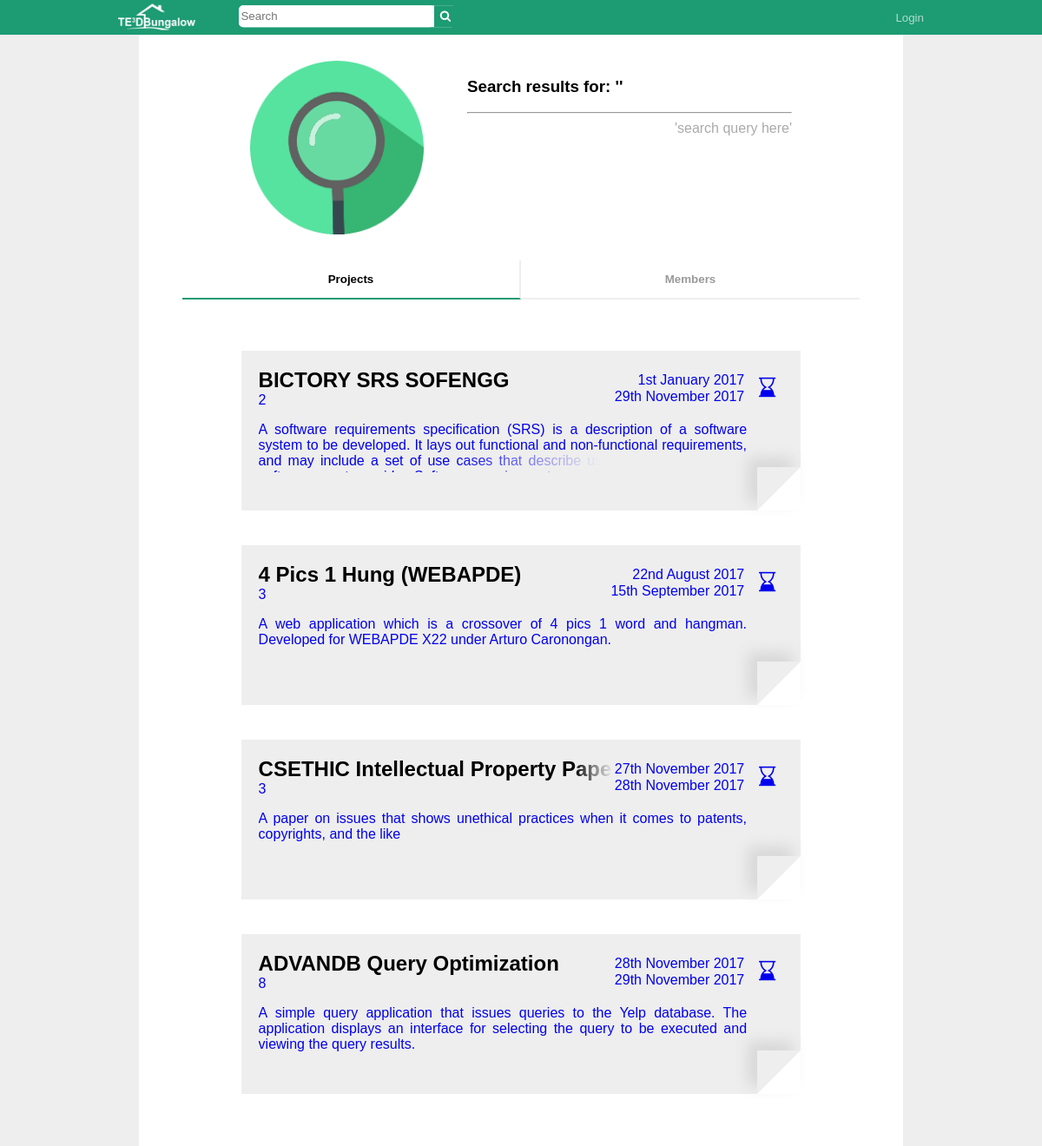
Screenshot of /search.php with the database file from the repository.
### tables this page shows
CREATE TABLE `tptable` (
  `tpID` int(11) NOT NULL,
  `tpTitle` varchar(99) NOT NULL,
  `tpDesc` varchar(5000) NOT NULL,
  `tpSDate` date NOT NULL,
  `tpEDate` date DEFAULT NULL,
  `tpAccessLVL` int(11) NOT NULL,
  `pHead` varchar(50) DEFAULT NULL
);

### html/search.php (the view, shortened to what this page needs)
<?php
    include '../php/dbh.php';
?>
<!DOCTYPE html>
<html>
<link rel="stylesheet" href="https://cdnjs.cloudflare.com/ajax/libs/font-awesome/4.7.0/css/font-awesome.min.css">
<link rel="stylesheet" href="../css/style.css">
<link rel="stylesheet" href="../css/index.css">
</head>
<body>
  <div id="toolbar">
    <div id="logo">
      <a href="index.php"><img src="../images/logo_full.png" height="30px"></a>
    </div>
    <div id="searchBar">
      <form action="search.php" method="POST">
        <input id="searchTerm" type="text" name="search-field" placeholder="Search"/>
        <button id="searchButton" type="submit" name ="search-button">
          <i class="fa fa-search"></i>
        </button>
      </form>
    </div>
    <?php
      $uli = '0';
      if(isset($_COOKIE['loggedIn'])){
        $uli = $_COOKIE['loggedIn'];
        if($uli == '1'){
          echo "<ul id=\"toolbarButtons\">
                  <li><button id=\"notificationButton\" class=\"toolbarButton\" onclick=\"openNotifications()\"><i id=\"notificationCount\">99</i><i class=\"fa fa-bell\"></i></button></li>
                  <li><button id=\"userName\" class=\"toolbarButton\" onclick=\"location.href='profile.php?mID=".$_COOKIE['uID']."&isUser=1';\">".$_COOKIE['uFName']." ".$_COOKIE['uLName']."</button></li>
                  <li><button class=\"toolbarButton\" onclick=\"location.href='../php/logOut.php'\">Logout</button></li>
                </ul>";
        }else{
          echo "<ul id=\"toolbarButtons\">
                  <li><button class=\"toolbarButton\" name=\"li1\" onclick=\"openLogin();\">Login</button></li>
                </ul>";
        }
      }else{
          echo "<ul id=\"toolbarButtons\">
                  <li><button class=\"toolbarButton\" name=\"".$uli."\" onclick=\"openLogin();\">Login</button></li>
                </ul>";
      }
    ?>
  </div>
  <div id="wrap">
    <div id="pageHead">
      <img src="../images/searchlogo.png">
      <?php
        echo "<h3>Search results for: '".$_POST['search-field']."'</h3>"
      ?>
      <hr>
      <p class="pageLegend">
        'search query here'
      </p>
    </div>
    <div id="tabButtons">
      <button id="defaultOpen" class="tabButton half" onclick="openTab(event, 'projects')">Projects</button>
      <button class="tabButton half" onclick="openTab(event, 'members')">Members</button>
    </div>
    <div id="projects" class="tabContent">
      <?php
          $term = $_POST['search-field'];
          $sql = "SELECT * FROM tptable WHERE tpTitle LIKE '%".$term."%' OR tpDesc LIKE '%".$term."%'";
          $result = mysqli_query($conn,$sql);
          $queryResults = mysqli_num_rows($result);
          if ($queryResults > 0){
            while ($row = mysqli_fetch_assoc($result)){
                  $iClass = "";
                  $projStart = "";
                  $projEnd = "";
                  if($row['tpEDate'] != null && $row['tpEDate'] == $row['tpSDate']){
                    $iClass = "projectStatus fa fa-hourglass";
                    $date = date_create($row['tpSDate']);
                    $projStart = date_format($date, 'jS F Y');
                    $date = date_create($row['tpEDate']);
                    $projEnd = date_format($date, 'jS F Y');
                  }
                  else if($row['tpEDate'] != null && $row['tpEDate'] != $row['tpSDate']){
                    $iClass = "projectStatus fa fa-hourglass-end";
                    $date = date_create($row['tpSDate']);
                    $projStart = date_format($date, 'jS F Y');
                    $date = date_create($row['tpEDate']);
                    $projEnd = date_format($date, 'jS F Y');
                  }
                  else if($row['tpEDate'] == null){
                    $iClass = "projectStatus fa fa-hourglass-2";
                    $date = date_create($row['tpSDate']);
                    $projStart = date_format($date, 'jS F Y');
                  }
                  echo "<a href='project.php?pid=".$row['tpID']."' style=\"text-decoration:none;\"><div class=\"projectDisplay\">
                  <i class=\"".$iClass."\"></i>
                  <p class=\"projectTitle\">".$row['tpTitle']."
                  <p class=\"projectHead\">".$row['pHead']."
                  <p class=\"projectStart\">".$projStart."
                 <p class=\"projectEnd\">".$projEnd."
                 <p class=\"projectAbstract\">".$row['tpDesc']."
                  <div class=\"cornerFold\">
                  </div>
                  </div></a>";
            }
          }
      ?>
    </div>
  <div id="wrapbg">
  </div>
</body>
</html>

### css/style.css (style rules this page uses)
html, body { background: #eeeeee; font-family: Arial, Helvetica, sans-serif; height: 100%; margin: 0; overflow-y: overlay; }
#toolbar { background: #1d9b72; box-sizing: border-box; height: 40px; line-height: 40px; top: 0; padding: 0 8% 0 8%; position: fixed; width: 100%; z-index: 2; }
#logo { display: inline-block; float: left; margin: 0 50px 0 40px; padding: 0; transform: translateY(10%); }
#searchBar { background: #fff; border-radius: 5px; display: inline-block; height: 25px; margin: 0; padding: 0; position: relative; transform: translateY(25%); width: 250px; }
#searchTerm { border: none; border-radius: 5px; float: left; height: 21px; margin: 0; outline: none; padding: 2px; width: 221px; }
#searchButton { background: #1d9b72; border: none; color: #fff; cursor: pointer; float: right; height: 25px; margin: 0; outline: none; width: 25px; }
#toolbarButtons { list-style-type: none; float: right; margin: 0; padding: 0; }
#toolbarButtons li { float: left; margin: 0; padding: 0; }
#wrap { background: #fff; margin: 0 auto; padding: 50px; width: 65%; z-index: 1; }
#wrapbg { background: #fff; display: block; height: 100%; left: 0; margin: 0 auto; padding: 50px; position: fixed; right: 0; width: 65%; z-index: 0; }
#pageHead { display: block; margin: 0 auto 10px auto; min-height: 200px; padding: 20px; position: relative; width: 80%; }
#pageHead img { float: left; height: 200px; margin: 0 50px 0 0; }
#tabButtons { display: inline-block; height: 50px; margin: 0 auto 0 auto; width: 100%; }
#tabButtons button.active { border-bottom: 2px solid #1d9b72; color: #000; }
.toolbarButton { background: #1d9b72; border: none; color: #b0ddce; cursor: pointer; height: 35px; margin: 0 20px 0 0; outline: none; padding: 0 20px 0 20px; }
.pageLegend { color: #aaa; float: right; margin: 0; }
.tabButton { background: none; border: none; border-bottom: 2px solid #eee; border-right: 2px solid #eee; color: #999; cursor: pointer; float: left; font-weight: bold; outline: none; padding: 14px 16px; width: 33.33%; }
.half { width: 50%; }
.tabButton:last-child { border-right: none; }
.tabContent { display: none; height: 100%; padding: 10px 12px; position: relative; }
.projectDisplay { background: #eeeeee; display: block; height: 18vh; margin: 40px auto 40px auto; padding: 20px; position: relative; width: 80%; }
.projectDisplay:last-child { margin: 40px auto 0 auto; }
.projectStatus { display: block; font-size: 1.4em; position: absolute; right: 1.3em; top: 1.4em; }
.projectTitle { color: #000; display: block; font-size: 1.5em; font-weight: bold; margin: 0; overflow: hidden; padding: 0; position: relative; text-decoration: none; width: 75%; white-space: nowrap; }
.projectHead { margin: 0; padding: 0; }
.projectTitle:after { background: linear-gradient(to right, rgba(238, 238, 238, 0), rgba(238, 238, 238, 1) 50%); bottom: 0; content: ""; height: 1.2em; position: absolute; right: 0; text-align: right; width: 20%; }
.projectStart { clear: both; float: right; margin: 0 7%; padding: inherit; position: absolute; right: 0; top: .3em; }
.projectEnd { clear: both; float: right; margin: 0 7%; padding: inherit; position: absolute; right: 0; top: 1.5em; }
.projectAbstract { display: block; height: 3.6em; overflow: hidden; position: relative; text-align: justify; width: 93%; }
.projectAbstract:after { background: linear-gradient(to right, rgba(238, 238, 238, 0), rgba(238, 238, 238, 1) 50%); bottom: 0; content: ""; height: 1.2em; position: absolute; right: 0; text-align: right; width: 60%; }
.cornerFold { border-bottom: 50px solid #fff; border-left: 50px solid #eee; box-shadow: -10px -10px 15px 1px #d9d8d8; bottom: 0; height: 0; position: absolute; right: 0; width: 0; }

### rows the page displays
tptable: tpTitle "BICTORY SRS SOFENGG", pHead "2", tpSDate "1st January 2017", tpEDate "29th November 2017", tpDesc "A software requirements specification (SRS) is a description of a software system to be developed. It lays out functional and non-functional requirements, and may include a set of use cases that describe user interactions that the…"
tptable: tpTitle "4 Pics 1 Hung (WEBAPDE)", pHead "3", tpSDate "22nd August 2017", tpEDate "15th September 2017", tpDesc "A web application which is a crossover of 4 pics 1 word and hangman. Developed for WEBAPDE X22 under Arturo Caronongan."
tptable: tpTitle "CSETHIC Intellectual Property Paper", pHead "3", tpSDate "27th November 2017", tpEDate "28th November 2017", tpDesc "A paper on issues that shows unethical practices when it comes to patents, copyrights, and the like"
tptable: tpTitle "ADVANDB Query Optimization", pHead "8", tpSDate "28th November 2017", tpEDate "29th November 2017", tpDesc "A simple query application that issues queries to the Yelp database. The application displays an interface for selecting the query to be executed and viewing the query results."
